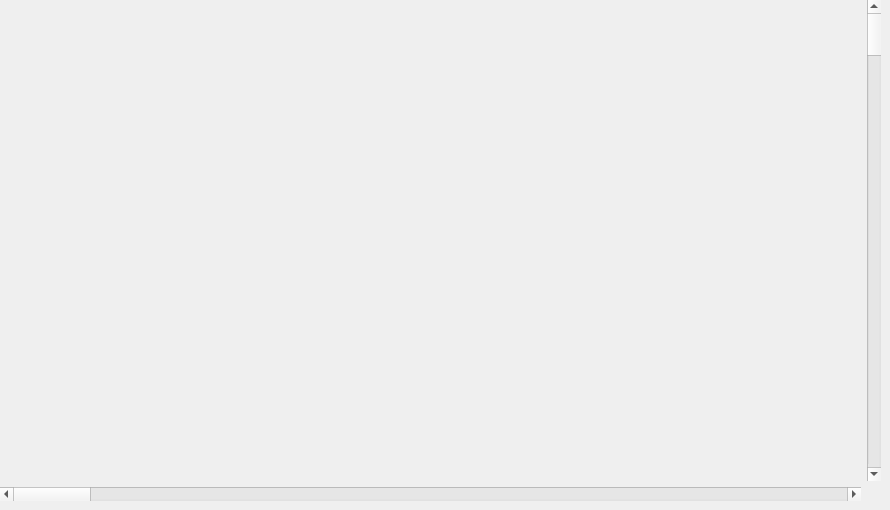
           <widget class="QWidget" name="tab">
            <attribute name="title">
             <string>混合通道</string>
            </attribute>
            <widget class="QWidget" name="layoutWidget">
             <property name="geometry">
              <rect>
               <x>0</x>
               <y>0</y>
               <width>881</width>
               <height>501</height>
              </rect>
             </property>
             <layout class="QGridLayout" name="gridLayout_5">
              <item row="1" column="0">
               <widget class="QScrollBar" name="display_horizontalScrollBar">
                <property name="orientation">
                 <enum>Qt::Orientation::Horizontal</enum>
                </property>
               </widget>
              </item>
              <item row="0" column="1">
               <widget class="QScrollBar" name="display_verticalScrollBar">
                <property name="orientation">
                 <enum>Qt::Orientation::Vertical</enum>
                </property>
               </widget>
              </item>
              <item row="0" column="0">
               <widget class="QCustomPlot" name="display_plot" native="true">
                <property name="sizePolicy">
                 <sizepolicy hsizetype="Expanding" vsizetype="Expanding">
                  <horstretch>0</horstretch>
                  <verstretch>0</verstretch>
                 </sizepolicy>
                </property>
               </widget>
              </item>
             </layout>
            </widget>
           </widget>
